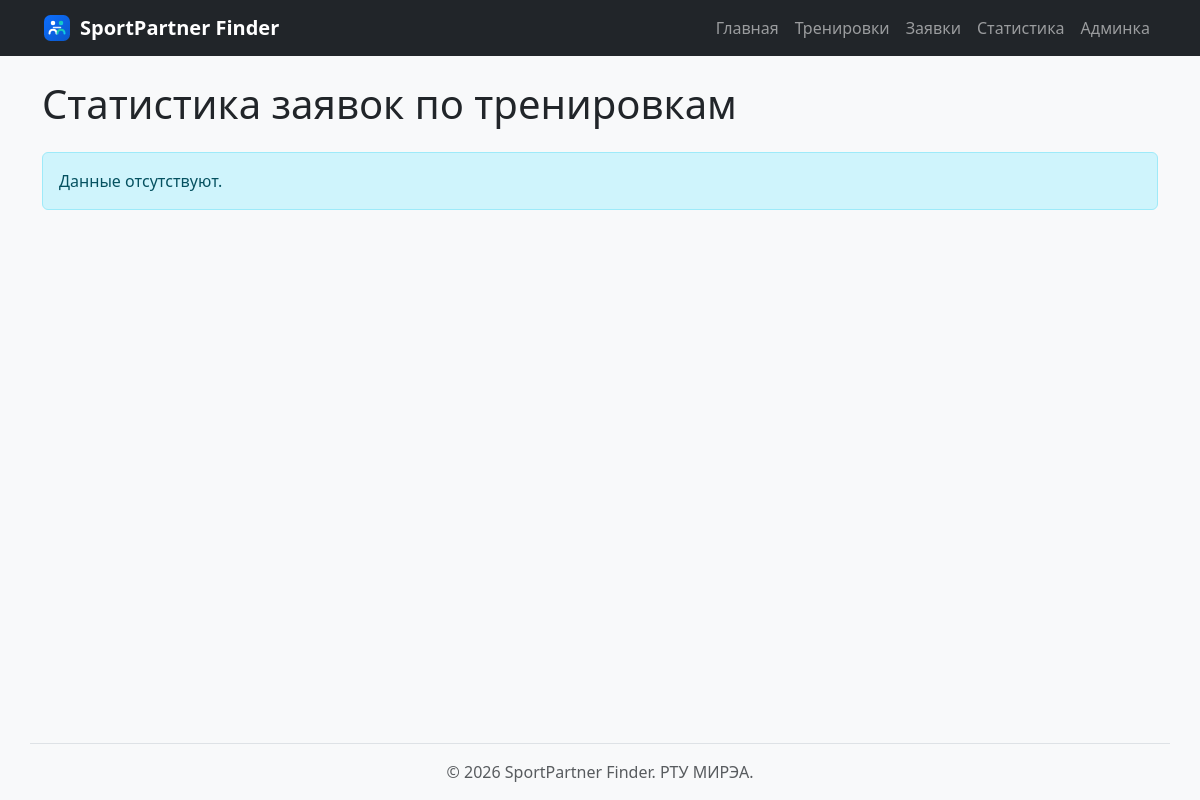
The page /requests/statistics/ on the database as committed earlier.
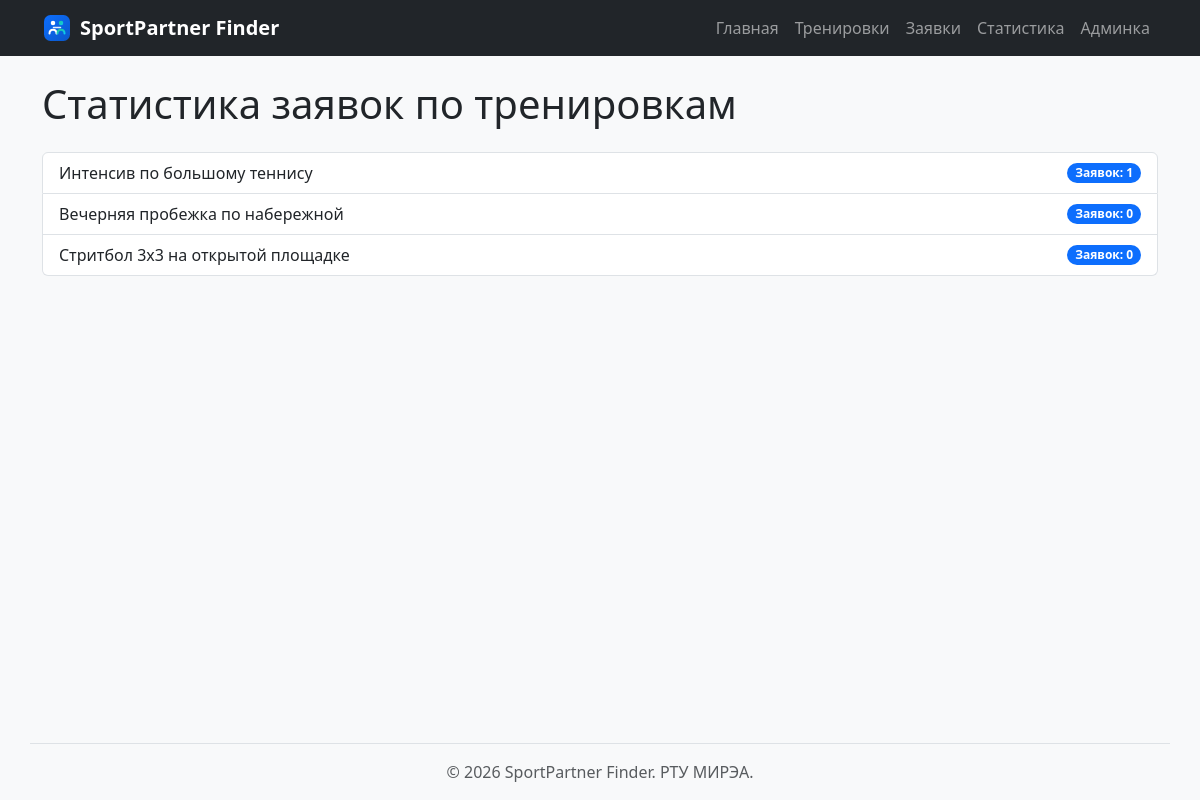
The same page on the database as committed later.
### events/models.py (models this page shows, shortened)
class Event(models.Model):
    title = models.CharField(
        max_length=200,
        verbose_name="Название тренировки",
    )
    sport = models.ForeignKey(
        Sport,
        on_delete=models.PROTECT,
        related_name="events",
        verbose_name="Вид спорта",
    )
    city = models.CharField(
        max_length=100,
        verbose_name="Город",
    )
    location = models.CharField(
        max_length=200,
        verbose_name="Локация",
    )
    date = models.DateField(
        verbose_name="Дата проведения",
    )
    min_level = models.PositiveIntegerField(
        default=1,
        verbose_name="Минимальный уровень",
    )
    max_level = models.PositiveIntegerField(
        default=5,
        verbose_name="Максимальный уровень",
    )
    capacity = models.PositiveIntegerField(
        default=2,
        verbose_name="Вместимость (мест)",
        help_text="Укажите максимальное количество участников тренировки.",
    )
    image = models.ImageField(
        upload_to="events/",
        blank=True,
        null=True,
        verbose_name="Фото локации",
    )
    objects = EventManager()
    class Meta:
        ordering = ["date", "pk"]
        verbose_name = "Тренировка"
        verbose_name_plural = "Тренировки"

### requests/views.py (the view)
# urls.py: path("statistics/", views.statistics, name="statistics"),
def statistics(request):
    stats = (
        Event.objects.annotate(
            requests_count=Count(
                "requests",
                filter=Q(requests__is_cancelled=False),
            ),
            event_title=F("title"),
        )
        .values("event_title", "requests_count")
        .order_by("-requests_count", "title")
    )
    return render(request, "requests/statistics.html", {"statistics": stats})

### requests/templates/requests/statistics.html (shortened to what this page needs)
{% extends "base.html" %}
{% block content %}
<h1 class="mb-4">Статистика заявок по тренировкам</h1>
<div class="list-group">
{% for item in statistics %}
    <div class="list-group-item d-flex justify-content-between align-items-center">
        <span>{{ item.event_title }}</span>
        <span class="badge bg-primary rounded-pill">Заявок: {{ item.requests_count }}</span>
    </div>
{% empty %}
    <div class="alert alert-info">Данные отсутствуют.</div>
{% endfor %}
</div>
{% endblock %}

### templates/base.html (shortened to what this page needs)
{% load static %}<!DOCTYPE html>
<html lang="ru">
<head>
    <link rel="stylesheet" href="https://cdn.jsdelivr.net/npm/bootstrap@5.3.3/dist/css/bootstrap.min.css">
    <link rel="stylesheet" href="{% static 'homepage/css/style.css' %}">
</head>
<body class="d-flex flex-column min-vh-100">
    {% include "includes/navigation.html" %}
    <main class="container flex-grow-1">
        {% block content %}{% endblock %}
    </main>
    <footer class="container text-center py-3 mt-4 border-top">
        <p class="text-muted mb-0">© <span id="current-year"></span> SportPartner Finder. РТУ МИРЭА.</p>
    </footer>
</body>
</html>

### templates/includes/navigation.html
{% load static %}
<nav class="navbar navbar-expand-lg navbar-dark bg-dark mb-4">
    <div class="container">
        <a class="navbar-brand d-flex align-items-center gap-2 fw-bold" href="{% url 'homepage:index' %}">
            <img src="{% static 'homepage/img/logo.svg' %}" alt="Logo" width="30" height="30">
            <span>SportPartner Finder</span>
        </a>
        <div class="navbar-nav ms-auto">
            <a class="nav-link" href="{% url 'homepage:index' %}">Главная</a>
            <a class="nav-link" href="{% url 'events:list' %}">Тренировки</a>
            <a class="nav-link" href="{% url 'requests:list' %}">Заявки</a>
            <a class="nav-link" href="{% url 'requests:statistics' %}">Статистика</a>
            <a class="nav-link" href="/admin/">Админка</a>
        </div>
    </div>
</nav>

### homepage/static/homepage/css/style.css (style rules this page uses)
body { background-color: #f8f9fa; font-family: system-ui, -apple-system, sans-serif; }

Rows that differ between the two databases and show on the page:
added Event: event_title "Интенсив по большому теннису", requests_count "1"
added Event: event_title "Вечерняя пробежка по набережной", requests_count "0"
added Event: event_title "Стритбол 3х3 на открытой площадке", requests_count "0"
Other text that changed with them:
text no longer shown: "Данные отсутствуют."
